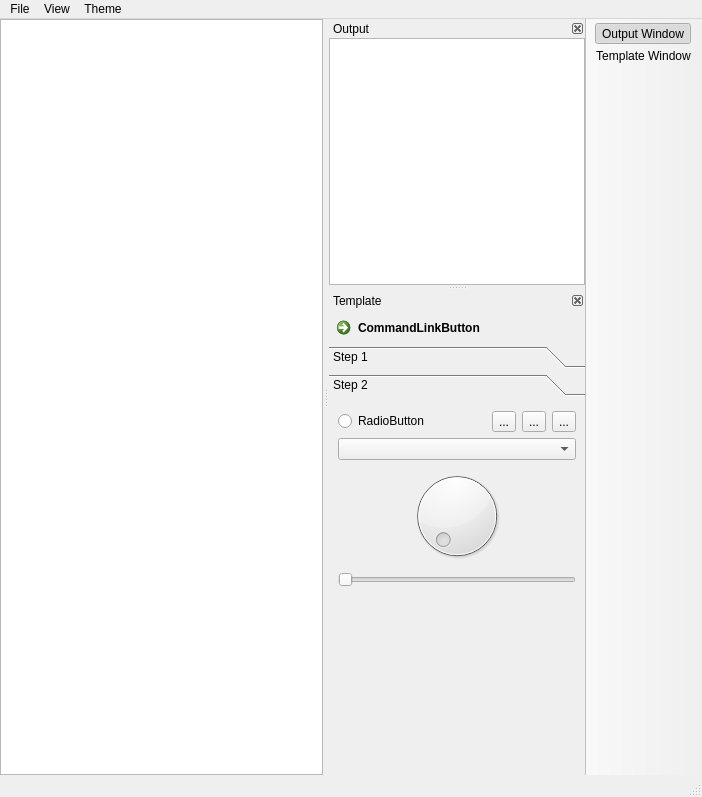
<?xml version="1.0" encoding="UTF-8"?>
<ui version="4.0">
 <class>MainWindow</class>
 <widget class="QMainWindow" name="MainWindow">
  <property name="geometry">
   <rect>
    <x>0</x>
    <y>0</y>
    <width>702</width>
    <height>797</height>
   </rect>
  </property>
  <property name="windowTitle">
   <string>MainWindow</string>
  </property>
  <property name="documentMode">
   <bool>false</bool>
  </property>
  <widget class="QWidget" name="centralwidget">
   <property name="sizePolicy">
    <sizepolicy hsizetype="Expanding" vsizetype="Expanding">
     <horstretch>1</horstretch>
     <verstretch>1</verstretch>
    </sizepolicy>
   </property>
   <layout class="QVBoxLayout" name="verticalLayout_2">
    <property name="spacing">
     <number>0</number>
    </property>
    <property name="sizeConstraint">
     <enum>QLayout::SetNoConstraint</enum>
    </property>
    <property name="leftMargin">
     <number>0</number>
    </property>
    <property name="topMargin">
     <number>0</number>
    </property>
    <property name="rightMargin">
     <number>0</number>
    </property>
    <property name="bottomMargin">
     <number>0</number>
    </property>
    <item>
     <layout class="QVBoxLayout" name="mainLayout">
      <property name="spacing">
       <number>0</number>
      </property>
      <property name="sizeConstraint">
       <enum>QLayout::SetNoConstraint</enum>
      </property>
      <item>
       <widget class="QGraphicsView" name="graphicsView">
        <property name="sizePolicy">
         <sizepolicy hsizetype="Expanding" vsizetype="Expanding">
          <horstretch>1</horstretch>
          <verstretch>1</verstretch>
         </sizepolicy>
        </property>
        <property name="dragMode">
         <enum>QGraphicsView::RubberBandDrag</enum>
        </property>
       </widget>
      </item>
     </layout>
    </item>
   </layout>
  </widget>
  <widget class="QMenuBar" name="menubar">
   <property name="geometry">
    <rect>
     <x>0</x>
     <y>0</y>
     <width>702</width>
     <height>22</height>
    </rect>
   </property>
   <widget class="QMenu" name="menuFile">
    <property name="title">
     <string>File</string>
    </property>
    <addaction name="actionImport_Image"/>
    <addaction name="actionExit"/>
   </widget>
   <widget class="QMenu" name="menuView">
    <property name="title">
     <string>View</string>
    </property>
    <addaction name="actionImage_Window"/>
    <addaction name="actionOutput_Window"/>
    <addaction name="actionTemplate_Window"/>
   </widget>
   <widget class="QMenu" name="menuTheam">
    <property name="title">
     <string>Theme</string>
    </property>
    <addaction name="actionDark"/>
    <addaction name="actionDark_Orange"/>
    <addaction name="actionAdaptic"/>
    <addaction name="actionIntegrid"/>
    <addaction name="actionDefault"/>
   </widget>
   <addaction name="menuFile"/>
   <addaction name="menuView"/>
   <addaction name="menuTheam"/>
  </widget>
  <widget class="QStatusBar" name="statusbar"/>
  <widget class="QToolBar" name="toolBar">
   <property name="windowTitle">
    <string>toolBar</string>
   </property>
   <property name="movable">
    <bool>false</bool>
   </property>
   <property name="allowedAreas">
    <set>Qt::RightToolBarArea</set>
   </property>
   <property name="floatable">
    <bool>false</bool>
   </property>
   <attribute name="toolBarArea">
    <enum>RightToolBarArea</enum>
   </attribute>
   <attribute name="toolBarBreak">
    <bool>false</bool>
   </attribute>
   <addaction name="actionOutput_Window"/>
   <addaction name="actionTemplate_Window"/>
  </widget>
  <widget class="QDockWidget" name="dockWidget">
   <property name="sizePolicy">
    <sizepolicy hsizetype="Expanding" vsizetype="Expanding">
     <horstretch>1</horstretch>
     <verstretch>1</verstretch>
    </sizepolicy>
   </property>
   <property name="minimumSize">
    <size>
     <width>200</width>
     <height>109</height>
    </size>
   </property>
   <property name="windowIcon">
    <iconset resource="../resources/resources.qrc">
     <normaloff>:/icons/logo</normaloff>:/icons/logo</iconset>
   </property>
   <property name="features">
    <set>QDockWidget::DockWidgetClosable</set>
   </property>
   <property name="allowedAreas">
    <set>Qt::RightDockWidgetArea</set>
   </property>
   <property name="windowTitle">
    <string>Output</string>
   </property>
   <attribute name="dockWidgetArea">
    <number>2</number>
   </attribute>
   <widget class="QWidget" name="dockWidgetContents">
    <property name="sizePolicy">
     <sizepolicy hsizetype="Expanding" vsizetype="Expanding">
      <horstretch>1</horstretch>
      <verstretch>1</verstretch>
     </sizepolicy>
    </property>
    <layout class="QVBoxLayout" name="verticalLayout_3">
     <property name="spacing">
      <number>0</number>
     </property>
     <property name="leftMargin">
      <number>0</number>
     </property>
     <property name="topMargin">
      <number>0</number>
     </property>
     <property name="rightMargin">
      <number>0</number>
     </property>
     <property name="bottomMargin">
      <number>0</number>
     </property>
     <item>
      <layout class="QVBoxLayout" name="verticalLayout">
       <item>
        <widget class="QTextEdit" name="textEdit">
         <property name="autoFillBackground">
          <bool>false</bool>
         </property>
         <property name="frameShadow">
          <enum>QFrame::Plain</enum>
         </property>
        </widget>
       </item>
      </layout>
     </item>
    </layout>
   </widget>
  </widget>
  <widget class="QDockWidget" name="dockWidget_2">
   <property name="sizePolicy">
    <sizepolicy hsizetype="Expanding" vsizetype="Expanding">
     <horstretch>1</horstretch>
     <verstretch>1</verstretch>
    </sizepolicy>
   </property>
   <property name="minimumSize">
    <size>
     <width>200</width>
     <height>202</height>
    </size>
   </property>
   <property name="features">
    <set>QDockWidget::DockWidgetClosable</set>
   </property>
   <property name="allowedAreas">
    <set>Qt::RightDockWidgetArea</set>
   </property>
   <property name="windowTitle">
    <string>Template</string>
   </property>
   <attribute name="dockWidgetArea">
    <number>2</number>
   </attribute>
   <widget class="QWidget" name="dockWidgetContents_2">
    <layout class="QVBoxLayout" name="verticalLayout_5">
     <property name="spacing">
      <number>0</number>
     </property>
     <property name="leftMargin">
      <number>0</number>
     </property>
     <property name="topMargin">
      <number>0</number>
     </property>
     <property name="rightMargin">
      <number>0</number>
     </property>
     <property name="bottomMargin">
      <number>0</number>
     </property>
     <item>
      <layout class="QVBoxLayout" name="verticalLayout_4">
       <item>
        <widget class="QCommandLinkButton" name="commandLinkButton">
         <property name="text">
          <string>CommandLinkButton</string>
         </property>
        </widget>
       </item>
       <item>
        <widget class="QToolBox" name="toolBox">
         <property name="sizePolicy">
          <sizepolicy hsizetype="Preferred" vsizetype="Expanding">
           <horstretch>0</horstretch>
           <verstretch>1</verstretch>
          </sizepolicy>
         </property>
         <property name="currentIndex">
          <number>1</number>
         </property>
         <widget class="QWidget" name="page">
          <property name="geometry">
           <rect>
            <x>0</x>
            <y>0</y>
            <width>259</width>
            <height>364</height>
           </rect>
          </property>
          <attribute name="label">
           <string>Step 1</string>
          </attribute>
          <layout class="QVBoxLayout" name="verticalLayout_7">
           <item>
            <layout class="QVBoxLayout" name="verticalLayout_6">
             <item>
              <widget class="QLCDNumber" name="lcdNumber">
               <property name="sizePolicy">
                <sizepolicy hsizetype="Expanding" vsizetype="Fixed">
                 <horstretch>0</horstretch>
                 <verstretch>0</verstretch>
                </sizepolicy>
               </property>
               <property name="minimumSize">
                <size>
                 <width>0</width>
                 <height>48</height>
                </size>
               </property>
               <property name="font">
                <font>
                 <bold>false</bold>
                </font>
               </property>
               <property name="styleSheet">
                <string notr="true">QLCDNumber{
  background-color: rgb(0, 0, 0);
  border: 2px solid rgb(113, 113, 113);
  border-width: 2px;
  border-radius: 10px;
  color: rgb(0, 255, 0);
}</string>
               </property>
               <property name="frameShape">
                <enum>QFrame::NoFrame</enum>
               </property>
               <property name="frameShadow">
                <enum>QFrame::Plain</enum>
               </property>
               <property name="lineWidth">
                <number>1</number>
               </property>
               <property name="smallDecimalPoint">
                <bool>false</bool>
               </property>
               <property name="digitCount">
                <number>16</number>
               </property>
               <property name="segmentStyle">
                <enum>QLCDNumber::Flat</enum>
               </property>
               <property name="value" stdset="0">
                <double>12345678.000000000000000</double>
               </property>
              </widget>
             </item>
             <item>
              <widget class="QProgressBar" name="progressBar">
               <property name="value">
                <number>24</number>
               </property>
              </widget>
             </item>
             <item>
              <widget class="QPushButton" name="pushButton">
               <property name="text">
                <string>PushButton</string>
               </property>
              </widget>
             </item>
             <item>
              <widget class="QPushButton" name="pushButton_3">
               <property name="text">
                <string>PushButton</string>
               </property>
              </widget>
             </item>
             <item>
              <widget class="QPushButton" name="pushButton_2">
               <property name="text">
                <string>PushButton</string>
               </property>
              </widget>
             </item>
             <item>
              <layout class="QHBoxLayout" name="horizontalLayout">
               <item>
                <widget class="QPushButton" name="pushButton_6">
                 <property name="text">
                  <string>Line</string>
                 </property>
                </widget>
               </item>
               <item>
                <widget class="QPushButton" name="pushButton_5">
                 <property name="text">
                  <string>Box</string>
                 </property>
                </widget>
               </item>
               <item>
                <widget class="QPushButton" name="pushButton_4">
                 <property name="text">
                  <string>Ellipse</string>
                 </property>
                </widget>
               </item>
              </layout>
             </item>
             <item>
              <widget class="QLineEdit" name="lineEdit"/>
             </item>
             <item>
              <spacer name="verticalSpacer">
               <property name="orientation">
                <enum>Qt::Vertical</enum>
               </property>
               <property name="sizeHint" stdset="0">
                <size>
                 <width>20</width>
                 <height>40</height>
                </size>
               </property>
              </spacer>
             </item>
            </layout>
           </item>
          </layout>
         </widget>
         <widget class="QWidget" name="page_2">
          <property name="geometry">
           <rect>
            <x>0</x>
            <y>0</y>
            <width>256</width>
            <height>364</height>
           </rect>
          </property>
          <attribute name="label">
           <string>Step 2</string>
          </attribute>
          <layout class="QVBoxLayout" name="verticalLayout_9">
           <item>
            <layout class="QVBoxLayout" name="verticalLayout_8">
             <item>
              <layout class="QHBoxLayout" name="horizontalLayout_2">
               <item>
                <widget class="QRadioButton" name="radioButton">
                 <property name="text">
                  <string>RadioButton</string>
                 </property>
                </widget>
               </item>
               <item>
                <widget class="QToolButton" name="toolButton_3">
                 <property name="text">
                  <string>...</string>
                 </property>
                </widget>
               </item>
               <item>
                <widget class="QToolButton" name="toolButton_2">
                 <property name="text">
                  <string>...</string>
                 </property>
                </widget>
               </item>
               <item>
                <widget class="QToolButton" name="toolButton">
                 <property name="text">
                  <string>...</string>
                 </property>
                </widget>
               </item>
              </layout>
             </item>
             <item>
              <widget class="QComboBox" name="comboBox"/>
             </item>
             <item>
              <widget class="QDial" name="dial"/>
             </item>
             <item>
              <widget class="QSlider" name="horizontalSlider">
               <property name="orientation">
                <enum>Qt::Horizontal</enum>
               </property>
              </widget>
             </item>
             <item>
              <spacer name="verticalSpacer_2">
               <property name="orientation">
                <enum>Qt::Vertical</enum>
               </property>
               <property name="sizeHint" stdset="0">
                <size>
                 <width>20</width>
                 <height>40</height>
                </size>
               </property>
              </spacer>
             </item>
            </layout>
           </item>
          </layout>
         </widget>
        </widget>
       </item>
      </layout>
     </item>
    </layout>
   </widget>
  </widget>
  <action name="actionImport_Image">
   <property name="text">
    <string>Import Image</string>
   </property>
  </action>
  <action name="actionExit">
   <property name="text">
    <string>Exit</string>
   </property>
  </action>
  <action name="actionImage_Window">
   <property name="text">
    <string>Image Window</string>
   </property>
  </action>
  <action name="actionOutput_Window">
   <property name="checkable">
    <bool>true</bool>
   </property>
   <property name="checked">
    <bool>true</bool>
   </property>
   <property name="icon">
    <iconset resource="../resources/resources.qrc">
     <normaloff>:/images/green</normaloff>:/images/green</iconset>
   </property>
   <property name="text">
    <string>Output Window</string>
   </property>
  </action>
  <action name="actionTemplate_Window">
   <property name="checkable">
    <bool>true</bool>
   </property>
   <property name="icon">
    <iconset resource="../resources/resources.qrc">
     <normaloff>:/images/red</normaloff>:/images/red</iconset>
   </property>
   <property name="text">
    <string>Template Window</string>
   </property>
  </action>
  <action name="actionDark">
   <property name="text">
    <string>Dark</string>
   </property>
  </action>
  <action name="actionDark_Orange">
   <property name="text">
    <string>Dark Orange</string>
   </property>
  </action>
  <action name="actionAdaptic">
   <property name="text">
    <string>Adaptic</string>
   </property>
  </action>
  <action name="actionIntegrid">
   <property name="text">
    <string>Integrid</string>
   </property>
  </action>
  <action name="actionDefault">
   <property name="text">
    <string>Default</string>
   </property>
  </action>
 </widget>
 <resources>
  <include location="../resources/resources.qrc"/>
 </resources>
 <connections>
  <connection>
   <sender>actionExit</sender>
   <signal>triggered()</signal>
   <receiver>MainWindow</receiver>
   <slot>close()</slot>
   <hints>
    <hint type="sourcelabel">
     <x>-1</x>
     <y>-1</y>
    </hint>
    <hint type="destinationlabel">
     <x>399</x>
     <y>299</y>
    </hint>
   </hints>
  </connection>
  <connection>
   <sender>actionOutput_Window</sender>
   <signal>toggled(bool)</signal>
   <receiver>dockWidget</receiver>
   <slot>setVisible(bool)</slot>
   <hints>
    <hint type="sourcelabel">
     <x>-1</x>
     <y>-1</y>
    </hint>
    <hint type="destinationlabel">
     <x>770</x>
     <y>299</y>
    </hint>
   </hints>
  </connection>
  <connection>
   <sender>dockWidget</sender>
   <signal>visibilityChanged(bool)</signal>
   <receiver>actionOutput_Window</receiver>
   <slot>setChecked(bool)</slot>
   <hints>
    <hint type="sourcelabel">
     <x>741</x>
     <y>413</y>
    </hint>
    <hint type="destinationlabel">
     <x>-1</x>
     <y>-1</y>
    </hint>
   </hints>
  </connection>
  <connection>
   <sender>dockWidget_2</sender>
   <signal>visibilityChanged(bool)</signal>
   <receiver>actionTemplate_Window</receiver>
   <slot>setChecked(bool)</slot>
   <hints>
    <hint type="sourcelabel">
     <x>732</x>
     <y>557</y>
    </hint>
    <hint type="destinationlabel">
     <x>-1</x>
     <y>-1</y>
    </hint>
   </hints>
  </connection>
  <connection>
   <sender>actionTemplate_Window</sender>
   <signal>toggled(bool)</signal>
   <receiver>dockWidget_2</receiver>
   <slot>setVisible(bool)</slot>
   <hints>
    <hint type="sourcelabel">
     <x>-1</x>
     <y>-1</y>
    </hint>
    <hint type="destinationlabel">
     <x>732</x>
     <y>557</y>
    </hint>
   </hints>
  </connection>
 </connections>
</ui>
